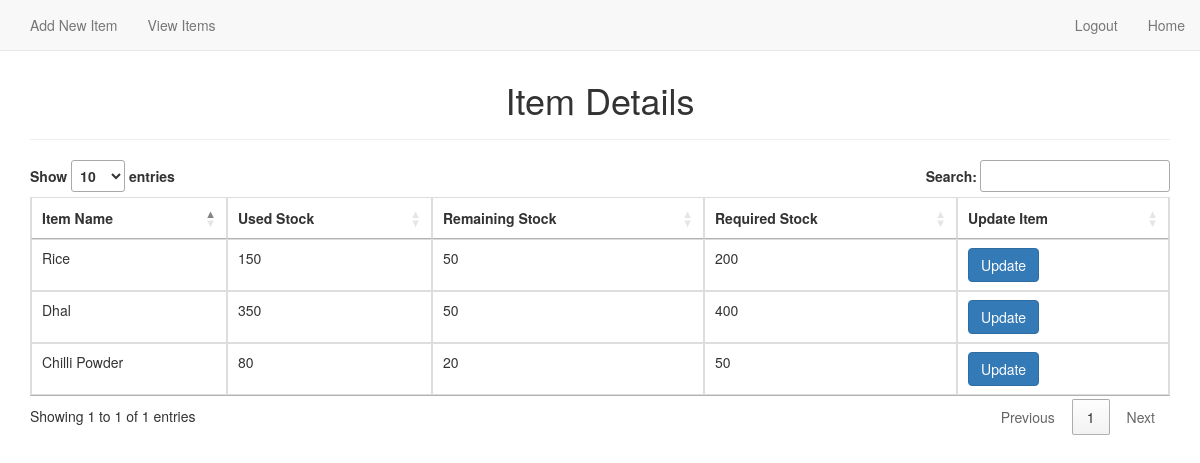
Page /viewitem.php on the committed database.
### tables this page shows
CREATE TABLE `Items` (
  `Item_id` int(20) NOT NULL,
  `Item_name` varchar(30) NOT NULL,
  `Used_stock` varchar(20) NOT NULL,
  `Remaining_stock` varchar(20) NOT NULL,
  `Required_stock` varchar(20) NOT NULL,
  `Userid` int(20) NOT NULL
);

### viewitem.php (the view, shortened to what this page needs)
<?php
    $connection= mysqli_connect('localhost','root','','canteen');
    $select_query="SELECT * FROM `Items`";
    $result= mysqli_query($connection,$select_query);
?>
<!DOCTYPE html>
<html lang="en">
<head>
    <link href="http://maxcdn.bootstrapcdn.com/bootstrap/3.2.0/css/bootstrap.min.css" rel="stylesheet">
    <link rel="stylesheet" href="http://cdn.datatables.net/1.10.2/css/jquery.dataTables.min.css">
    <link rel="stylesheet" href="sweetalert2/sweetalert2.css">
    <link rel="stylesheet" href="css/animate.css">
    <link rel="stylesheet" href="css/stylea.css">
</head>
<body>
    <?php include 'navbar_item.php'; ?>
    <br><br>
    <div class="container">
      <?php
        if(mysqli_num_rows($result)>=0){ ?>
        <div class="row">
            <div class="col-md-12">
                <div class="page-header">
                    <h1 style="text-align: center;">Item Details</h1>
                </div>
                <table id="myTable" class="table table-bordered animated rubberBand">
                    <thead>
                        <th>Item Name</th>
                        <th>Used Stock</th>
                        <th>Remaining Stock</th>
                        <th>Required Stock</th>
                        <th>Update Item</th>
                    </thead>
                    <tbody>
                        <?php while($row=mysqli_fetch_assoc($result)) {  ?>
                        <tr>
                            <td><?php echo $row['Item_name']; ?></td>
                            <td><?php echo $row['Used_stock']; ?></td>
                            <td><?php echo $row['Remaining_stock']; ?></td>
                            <td><?php echo $row['Required_stock']; ?></td>
                            <td><a class="btn btn-primary" href="updateitem.php?Item_id=<?php echo $row['Item_id']; ?>">Update</a></td>
                        </tr>
                    </tbody>
                    <?php } }?>
                </table>
            </div>
        </div>
    </div>
</body>
</html>

### rows in the picture
items: Item_name "Rice", Used_stock "150", Remaining_stock "50", Required_stock "200"
items: Item_name "Dhal", Used_stock "350", Remaining_stock "50", Required_stock "400"
items: Item_name "Chilli Powder", Used_stock "80", Remaining_stock "20", Required_stock "50"
